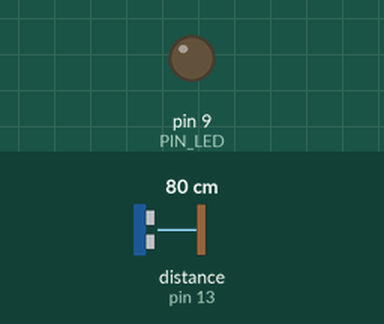
Bench run of a sketch on a simulated Arduino Uno, built with avr-gcc and run on an emulated ATmega328P. On the bench: output pins drawn as LEDs (lit = HIGH). Wiring (inferred from the names in the program): ultrasonic range finder: trigger pin 12; echo pin 13. Inputs (shaded band) come from the test bench; at power-on: distance to the obstacle (sensor on pin 13) 80 cm. The echo pulse lasts 58.3 µs per cm; pins used as bus, display or sensor lines are not drawn; what the sketch prints to the serial monitor is not drawn.

Above: at 0.1 s.
At 1.1 s:
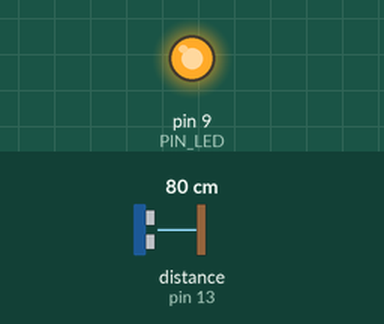
Timing chart, 0 to 2.6 s (numbered marks = the images above):
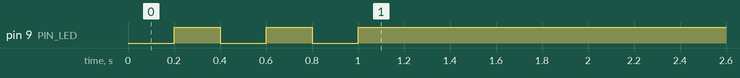

The sketch:

09_challenge_1.ino
```cpp
// Arduino pin assignment
#define PIN_LED  9
#define PIN_TRIG 12
#define PIN_ECHO 13

// configurable parameters
#define SND_VEL 346.0     // sound velocity at 24 celsius degree (unit: m/sec)
#define INTERVAL 25       // sampling interval (unit: msec)
#define PULSE_DURATION 10 // ultra-sound Pulse Duration (unit: usec)
#define _DIST_MIN 100     // minimum distance to be measured (unit: mm)
#define _DIST_MAX 300     // maximum distance to be measured (unit: mm)

#define TIMEOUT ((INTERVAL / 2) * 1000.0) // maximum echo waiting time (unit: usec)
#define SCALE (0.001 * 0.5 * SND_VEL)     // coefficent to convert duration to distance

#define _EMA_ALPHA 0.5    // EMA weight of new sample (range: 0 to 1)

// 1 = N 3,  2 = N 10,  3 = N 30
#define N_SELECT 3
const int MEDIAN_NS[] = {3, 10, 30};
#define N_MAX 30

// global variables
unsigned long last_sampling_time;
float dist_ema;
int n_samples;
int ema_ready = 0;

float samples[N_MAX];
int sample_idx = 0;
int sample_count = 0;

void add_sample(float value)
{
  samples[sample_idx] = value;
  sample_idx = (sample_idx + 1) % n_samples;
  if (sample_count < n_samples) {
    sample_count++;
  }
}

float median_filter()
{
  float buf[N_MAX];
  int n = sample_count;

  for (int i = 0; i < n; i++) {
    buf[i] = samples[i];
  }

  for (int i = 1; i < n; i++) {
    float key = buf[i];
    int j = i - 1;
    while (j >= 0 && buf[j] > key) {
      buf[j + 1] = buf[j];
      j--;
    }
    buf[j + 1] = key;
  }

  if (n % 2 == 1) {
    return buf[n / 2];
  }
  return (buf[n / 2 - 1] + buf[n / 2]) / 2.0;
}

void blink_n(int n)
{
  for (int i = 0; i < n; i++) {
    digitalWrite(PIN_LED, LOW);
    delay(200);
    digitalWrite(PIN_LED, HIGH);
    delay(200);
  }
  delay(500);
}

void setup() {
  pinMode(PIN_LED, OUTPUT);
  pinMode(PIN_TRIG, OUTPUT);
  pinMode(PIN_ECHO, INPUT);
  digitalWrite(PIN_TRIG, LOW);
  digitalWrite(PIN_LED, HIGH);

  n_samples = MEDIAN_NS[N_SELECT - 1];
  Serial.begin(57600);
  blink_n(N_SELECT);
  last_sampling_time = millis();
}

void loop() {
  float dist_raw, dist_median;

  if (millis() < last_sampling_time + INTERVAL)
    return;

  // 직전 유효값 대체 없이 raw를 그대로 사용
  dist_raw = USS_measure(PIN_TRIG, PIN_ECHO);

  add_sample(dist_raw);
  dist_median = median_filter();

  if (ema_ready == 0) {
    dist_ema = dist_raw;
    ema_ready = 1;
  } else {
    dist_ema = _EMA_ALPHA * dist_raw + (1.0 - _EMA_ALPHA) * dist_ema;
  }

  Serial.print("Min:"); Serial.print(_DIST_MIN);
  Serial.print(",raw:"); Serial.print(dist_raw);
  Serial.print(",ema:"); Serial.print(dist_ema);
  Serial.print(",median:"); Serial.print(dist_median);
  Serial.print(",Max:"); Serial.print(_DIST_MAX);
  Serial.println("");

  if ((dist_median < _DIST_MIN) || (dist_median > _DIST_MAX))
    digitalWrite(PIN_LED, 1);
  else
    digitalWrite(PIN_LED, 0);

  last_sampling_time += INTERVAL;
}

float USS_measure(int TRIG, int ECHO)
{
  digitalWrite(TRIG, HIGH);
  delayMicroseconds(PULSE_DURATION);
  digitalWrite(TRIG, LOW);

  return pulseIn(ECHO, HIGH, TIMEOUT) * SCALE;
}
```
